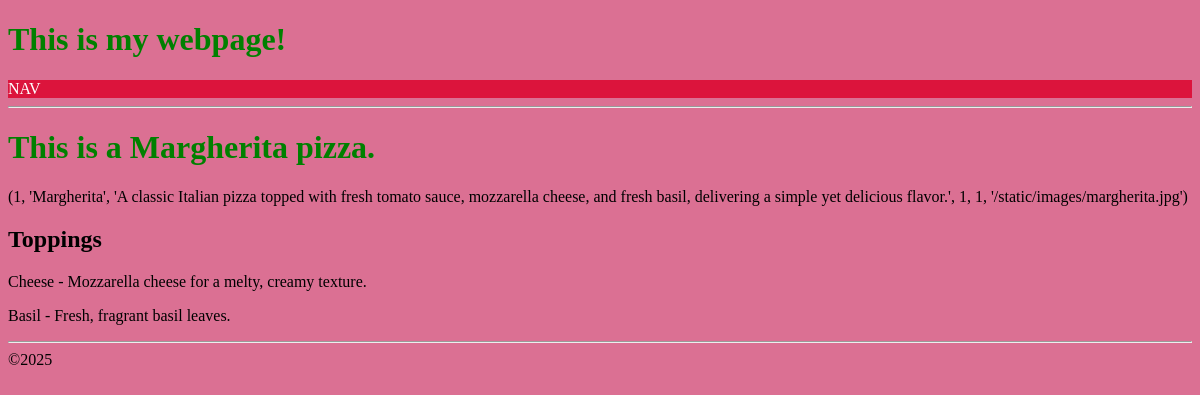
The app's page /pizza/1 with its own data.
### tables this page shows
CREATE TABLE Pizza (id INTEGER PRIMARY KEY AUTOINCREMENT, name TEXT NOT NULL, description TEXT, rank INTEGER, base INTEGER REFERENCES Base (id), photo TEXT);

CREATE TABLE Topping (id INTEGER PRIMARY KEY AUTOINCREMENT, name TEXT NOT NULL, description TEXT, gf INTEGER, vegan INTEGER);

### routes.py (the view)
@app.route('/pizza/<int:id>')
def pizza(id):
    conn = sqlite3.connect('pizza.db')
    cur = conn.cursor()
    cur.execute('SELECT * FROM pizza WHERE id = ?', (id,))
    pizza = cur.fetchone()
    cur.execute('''
    SELECT Topping.name,
           Topping.description,
           Topping.gf,
           Topping.vegan
    FROM PizzaTopping
    JOIN Topping
    ON PizzaTopping.tid = Topping.id
    WHERE PizzaTopping.pid = ?
    ''', (id,)) # the comma is needed to make it a tuple
    pizza_toppings = cur.fetchall()
    conn.close()
    return render_template('pizza.html', pizza=pizza, pizza_toppings=pizza_toppings)

### templates/pizza.html
{% extends 'layout.html' %}
{% block content %}
<hr>
<h1>This is a {{ pizza[1] }} pizza.</h1>
<p>{{ pizza }}</p>
<h2>Toppings</h2>
{% for topping in pizza_toppings %}
    <p>{{topping[0]}} - {{ topping[1] }}</p>
{% endfor %}
<hr>
{% endblock %}

### static/css/style.css (style rules this page uses)
body { background-color: palevioletred; }
h1 { color: green; }

### records on screen
Pizza: name "Margherita"
Topping: name "Cheese", description "Mozzarella cheese for a melty, creamy texture."
Topping: name "Basil", description "Fresh, fragrant basil leaves."

### other values on screen
{{ pizza }} "(1, 'Margherita', 'A classic Italian pizza topped with fresh tomato sauce, mozzarella cheese, and fresh basil, delivering a simple yet delicious flavor.', 1, 1, '/static/images/margherita.jpg')"
